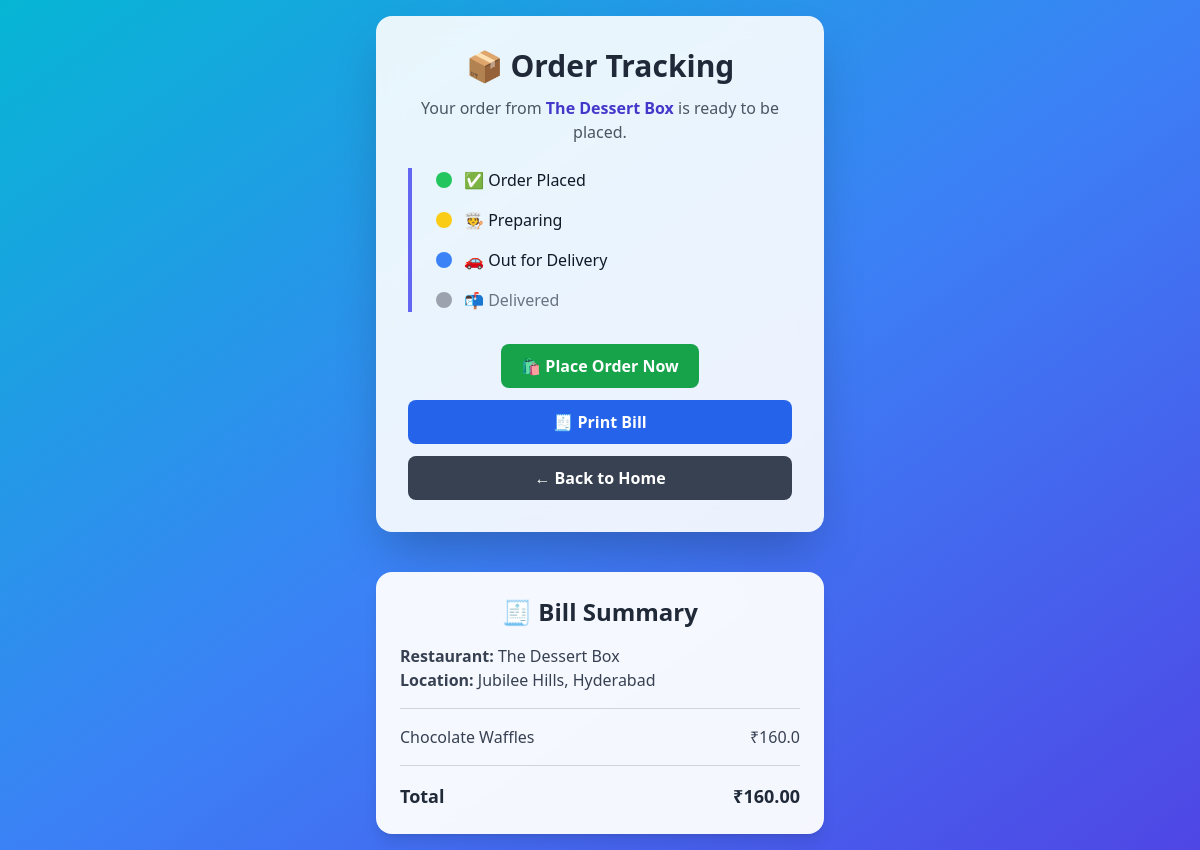
The page /order/22/ (signed in) on the database its author committed.
### tesstapp/models.py (models this page shows, shortened)
class Restaurant(models.Model):
    name = models.CharField(max_length=100)
    location = models.CharField(max_length=100)
    rating = models.FloatField(default=0.0)
    image = models.ImageField(upload_to='restro-images/', null=True, blank=True)

class FoodItem(models.Model):
    restaurant = models.ForeignKey(Restaurant, on_delete=models.CASCADE, related_name='menu')
    name = models.CharField(max_length=100)
    price = models.FloatField()
    description = models.TextField(blank=True, null=True)
    image = models.ImageField(upload_to='food_items/', null=True, blank=True)

class Cart(models.Model):
    user = models.OneToOneField(User, on_delete=models.CASCADE)
    food_items = models.ManyToManyField(FoodItem, blank=True)
    total = models.DecimalField(max_digits=8, decimal_places=2, default=Decimal('0.00'))

### tesstapp/views.py (the view)
# urls.py: path('order/<int:restaurant_id>/', views.order_page, name='order'),
def order_page(request, restaurant_id):
    restaurant = get_object_or_404(Restaurant, id=restaurant_id)
    cart = None
    food_items = []
    total = 0
    if request.user.is_authenticated:
        cart, created = Cart.objects.get_or_create(user=request.user)
        food_items = cart.food_items.all()
        total = cart.total
    else:
        message = "Please login to see your order details."
        return render(request, 'tesstapp/order_error.html', {'message': message})
    if not food_items.exists():
        message = "Your cart is empty. Add items before ordering."
        return render(request, 'tesstapp/order_error.html', {'message': message})
    return render(request, 'tesstapp/order.html', {
        'restaurant': restaurant,
        'food_items': food_items,
        'total': total,
    })

### templates/tesstapp/order.html (shortened to what this page needs)
{% load static %}
<!DOCTYPE html>
<html lang="en">
<head>
  <script src="https://cdn.tailwindcss.com"></script>
</head>
<body class="bg-gradient-to-br from-cyan-500 via-blue-500 to-indigo-600 flex flex-col items-center justify-center min-h-screen p-4 text-gray-900">
  <div class="bg-white/90 backdrop-blur-md shadow-2xl rounded-2xl p-8 w-full max-w-md text-center transition-transform transform hover:scale-[1.02]">
    <h1 class="text-3xl font-extrabold text-gray-800 mb-3">📦 Order Tracking</h1>
    {% if message %}
      <p class="text-green-700 font-semibold mb-4">{{ message }}</p>
    {% else %}
      <p class="text-gray-600 mb-6">Your order from <b class="text-indigo-700">{{ restaurant.name }}</b> is ready to be placed.</p>
    {% endif %}
    <div class="flex flex-col gap-4 text-left pl-6 border-l-4 border-indigo-500">
      <div class="flex items-center">
        <div class="w-4 h-4 bg-green-500 rounded-full mr-3 pulse"></div>
        <span class="font-medium">✅ Order Placed</span>
      </div>
      <div class="flex items-center">
        <div class="w-4 h-4 bg-yellow-400 rounded-full mr-3 pulse"></div>
        <span class="font-medium">🧑‍🍳 Preparing</span>
      </div>
      <div class="flex items-center">
        <div class="w-4 h-4 bg-blue-500 rounded-full mr-3 pulse"></div>
        <span class="font-medium">🚗 Out for Delivery</span>
      </div>
      <div class="flex items-center">
        <div class="w-4 h-4 bg-gray-400 rounded-full mr-3"></div>
        <span class="font-medium text-gray-500">📬 Delivered</span>
      </div>
    </div>
    <div class="mt-8 flex flex-col gap-3">
      {% if not message %}
      <form method="POST">
        <button type="submit" class="bg-green-600 text-white px-5 py-2.5 rounded-lg font-semibold hover:bg-green-700 transition">
          🛍️ Place Order Now
        </button>
      </form>
      {% endif %}
      <button onclick="window.print()" class="bg-blue-600 text-white px-5 py-2.5 rounded-lg font-semibold hover:bg-blue-700 transition">
        🧾 Print Bill
      </button>
      <a href="{% url 'home_page' %}" class="bg-gray-700 text-white px-5 py-2.5 rounded-lg font-semibold hover:bg-gray-800 transition">
        ← Back to Home
      </a>
    </div>
  </div>
  <div class="mt-10 bg-white/95 backdrop-blur-md shadow-lg rounded-2xl p-6 w-full max-w-md transition-transform transform hover:scale-[1.01]">
    <h2 class="text-2xl font-bold text-gray-800 mb-4 text-center">🧾 Bill Summary</h2>
    <p class="text-gray-700"><b>Restaurant:</b> {{ restaurant.name }}</p>
    <p class="text-gray-700"><b>Location:</b> {{ restaurant.location }}</p>
    <hr class="my-4 border-gray-300">
    {% if food_items %}
      <div class="space-y-2">
        {% for item in food_items %}
          <div class="flex justify-between text-gray-700">
            <span>{{ item.name }}</span>
            <span>₹{{ item.price }}</span>
          </div>
        {% endfor %}
      </div>
      <hr class="my-4 border-gray-300">
      <div class="flex justify-between font-bold text-lg text-gray-800">
        <span>Total</span>
        <span>₹{{ total }}</span>
      </div>
    {% else %}
      <p class="text-red-600 font-semibold mt-2 text-center">{{ message }}</p>
    {% endif %}
  </div>
</body>
</html>

### templates/tesstapp/order.html (style rules this page uses)
.pulse { animation: pulse 1.5s infinite; }

### rows shown on the page
Restaurant: name "The Dessert Box", location "Jubilee Hills, Hyderabad"
FoodItem: name "Chocolate Waffles", price "160.0"
Cart: total "160.00"
